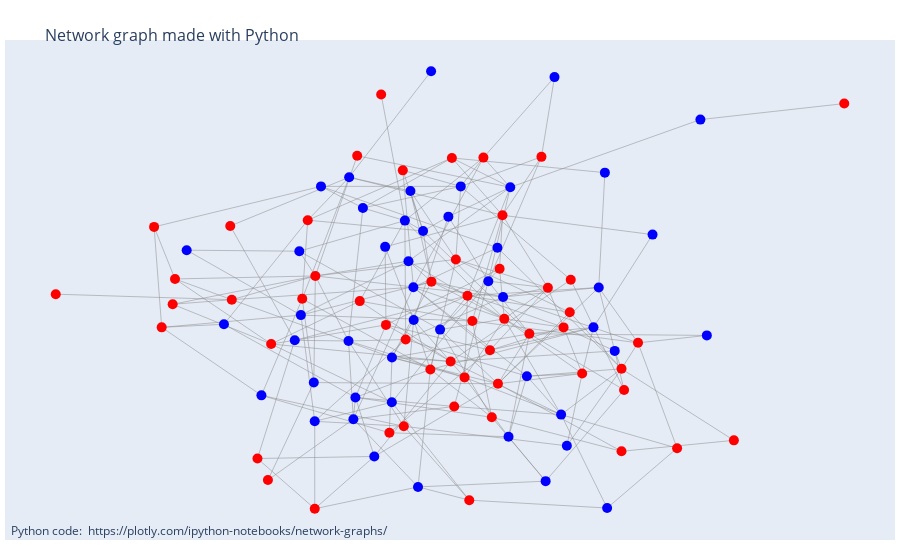

This figure's notebook cell:
### Code cell
n = 100

GG = nx.erdos_renyi_graph(n, 0.05)


SES_list = np.random.choice(['High', 'Low'], n, p=[0.5,0.5])
SES_color_list = ['blue' if SES == 'High' else 'red' for SES in SES_list]

#SES_edge_types_list = SES_edge_classifier_all(G)
#SES_edge_color_list = ['blue' if edge_type == 'cross' else 'within' for edge_type in SES_edge_types_list]


graph_layout = nx.spring_layout(GG)

edge_trace = go_get_edge_trace(GG, graph_layout)
node_trace = go_get_node_trace(GG, graph_layout, SES_color_list, SES_list)


fig = go.Figure(data=[edge_trace, node_trace],
             layout=go.Layout(
                title='<br>Network graph made with Python',
                titlefont_size=16,
                showlegend=False,
                hovermode='closest',
                margin=dict(b=20,l=5,r=5,t=40),
                annotations=[ dict(
                    text="Python code: <a href='https://plotly.com/ipython-notebooks/network-graphs/'> https://plotly.com/ipython-notebooks/network-graphs/</a>",
                    showarrow=False,
                    xref="paper", yref="paper",
                    x=0.005, y=-0.002 ) ],
                xaxis=dict(showgrid=False, zeroline=False, showticklabels=False),
                yaxis=dict(showgrid=False, zeroline=False, showticklabels=False))
                )
fig.show()

### Figure 1 — Plotly figure (JSON) as saved in the notebook; plotly's stock layout.template omitted (floating-point values rounded to 4 significant figures; data arrays with more than 128 entries replaced by an {"elided": "..."} marker saying what was removed)
{"data": [{"line": {"color": "#888", "width": 0.5}, "mode": "lines", "type": "scatter", "x": {"elided": "744 float values"}, "y": {"elided": "744 float values"}}, {"hoverinfo": "text", "marker": {"color": ["blue", "blue", "blue", "red", "red", "red", "blue", "blue", "blue", "blue", "red", "red", "blue", "red", "blue", "red", "blue", "red", "red", "blue", "blue", "red", "blue", "red", "blue", "red", "red", "blue", "blue", "blue", "red", "red", "red", "red", "blue", "blue", "red", "red", "blue", "blue", "blue", "red", "blue", "red", "red", "red", "blue", "blue", "blue", "red", "blue", "red", "blue", "red", "red", "red", "blue", "red", "blue", "red", "blue", "red", "red", "blue", "red", "red", "blue", "red", "red", "blue", "red", "blue", "blue", "blue", "red", "red", "red", "red", "blue", "blue", "red", "red", "blue", "red", "red", "red", "red", "blue", "blue", "blue", "red", "red", "blue", "red", "red", "blue", "blue", "red", "blue", "red"], "size": 10}, "mode": "markers", "text": ["High", "High", "High", "Low", "Low", "Low", "High", "High", "High", "High", "Low", "Low", "High", "Low", "High", "Low", "High", "Low", "Low", "High", "High", "Low", "High", "Low", "High", "Low", "Low", "High", "High", "High", "Low", "Low", "Low", "Low", "High", "High", "Low", "Low", "High", "High", "High", "Low", "High", "Low", "Low", "Low", "High", "High", "High", "Low", "High", "Low", "High", "Low", "Low", "Low", "High", "Low", "High", "Low", "High", "Low", "Low", "High", "Low", "Low", "High", "Low", "Low", "High", "Low", "High", "High", "High", "Low", "Low", "Low", "Low", "High", "High", "Low", "Low", "High", "Low", "Low", "Low", "Low", "High", "High", "High", "Low", "Low", "High", "Low", "Low", "High", "High", "Low", "High", "Low"], "type": "scatter", "x": [0.2644, -0.3066, 0.1233, 0.06473, -0.5087, 0.4513, -0.3423, 0.4159, -0.04991, 0.004384, -0.01952, 0.07634, 0.2863, -0.08489, -0.1141, -0.1205, 0.1596, 0.27, -0.01686, 0.3167, -0.06138, 0.5883, -0.3536, 0.1469, 0.4346, 0.3239, 0.3263, -0.2195, -0.06057, 0.5278, -0.3028, -0.6543, -0.6485, 0.1626, -0.01774, -0.07342, 0.492, -0.5125, -0.06866, -0.2889, 0.05533, 0.03919, 0.6615, -0.6814, -0.1289, -0.0803, -0.2212, -0.1309, -0.3044, -0.4455, -0.4357, 0.1273, -0.6198, -0.3043, 0.151, 0.1318, 0.4103, -0.9423, -0.1577, 0.4513, -0.1145, -0.1934, -0.4197, -0.3384, 0.1111, 0.07184, -0.03749, 0.2541, -0.3352, -0.1857, -0.7001, 0.6456, 0.1773, -0.08232, 0.2244, 0.3544, 1, 0.03351, 0.2182, -0.2041, -0.08743, 0.3086, 0.3822, 0.04322, 0.08374, -0.1998, -0.1408, 0.1731, -0.528, -0.2092, 0.4577, 0.7281, 0.3026, -0.3216, 0.1581, 0.02484, 0.3953, 0.03041, 0.1457, -0.4117], "y": [-0.5988, -0.2519, 0.105, -0.2336, 0.03982, -0.2033, 0.2105, -0.6934, -0.6191, -0.0654, -0.2057, -0.6657, 0.8234, -0.4057, -0.1636, -0.4284, 0.0494, 0.08199, 0.1034, -0.4743, 0.08388, -0.4827, -0.103, -0.256, -0.1404, -0.004395, 0.11, 0.4709, -0.03155, 0.2689, 0.1235, 0.02388, 0.1129, -0.02758, 0.8439, 0.1755, -0.1119, 0.2995, 0.4225, 0.4387, 0.4387, -0.3359, -0.08582, -0.05742, -0.04875, -0.1004, -0.1054, 0.2258, -0.3881, -0.5191, -0.2969, -0.1378, 0.2141, -0.6959, 0.1489, -0.3741, 0.4871, 0.0593, -0.5118, -0.4937, -0.3212, 0.03489, -0.5948, -0.01436, 0.54, 0.05379, 0.2817, 0.5427, 0.04295, 0.3627, 0.2962, 0.6738, 0.4356, 0.3182, -0.0801, -0.22, 0.7301, 0.5388, -0.2295, -0.3041, 0.4952, -0.05757, -0.05747, 0.1816, -0.03511, 0.5465, 0.762, -0.4425, -0.04666, -0.3806, -0.2777, -0.4551, -0.3646, 0.3197, 0.337, 0.3322, 0.08278, -0.1776, 0.2229, -0.1161]}], "layout": {"annotations": [{"showarrow": false, "text": "Python code: <a href='https://plotly.com/ipython-notebooks/network-graphs/'> https://plotly.com/ipython-notebooks/network-graphs/</a>", "x": 0.005, "xref": "paper", "y": -0.002, "yref": "paper"}], "hovermode": "closest", "margin": {"b": 20, "l": 5, "r": 5, "t": 40}, "showlegend": false, "title": {"font": {"size": 16}, "text": "<br>Network graph made with Python"}, "xaxis": {"showgrid": false, "showticklabels": false, "zeroline": false}, "yaxis": {"showgrid": false, "showticklabels": false, "zeroline": false}}}
